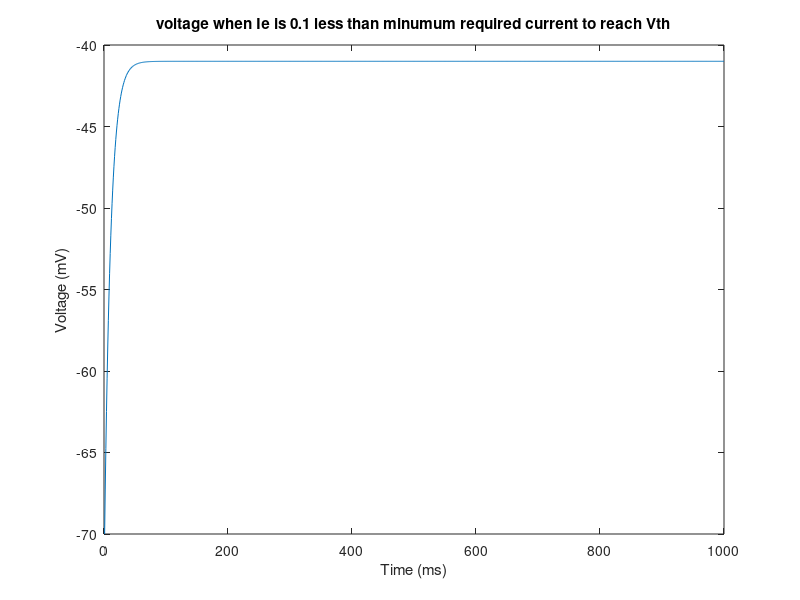

Write MATLAB code to recreate this figure.
function integrateandfiremodel
%
% part 2b of the neuron model
% 
%
%?m = 10 [ms] (i.e. ?m is the time constant of the membrane)
%EL = Vreset = -70 [mV]
%Vth = -40 [mV]
%Rm = 10 [M?]
%Ie = 3.1 [nA]

Tm = 10;             %[ms] (i.e. ?m is the time constant of the membrane)
EL = -70;            %[mV]
Vreset = -70;        %[mV]
Vth = -40;           %[mV]
Rm = 10;             %[M?]
Ie = 3.1;            %[nA]

Vzero = -70;

Dt = 1; %ms
t = 0;

Ie = 2.9;

V = zeros(1000,1);


for time=1:1000,

    V(time) = EL + Rm * Ie + (Vzero - EL - Rm * Ie) * exp(-t/Tm);
    if V(time) >= Vth
        V(time) = Vreset;
        t = 0;
    end

    % relative time
    t = t + Dt;


end
plot(V)
title('voltage when Ie is 0.1 less than minumum required current to reach Vth')
xlabel('Time (ms)') % x-axis label
ylabel('Voltage (mV)') % y-axis label